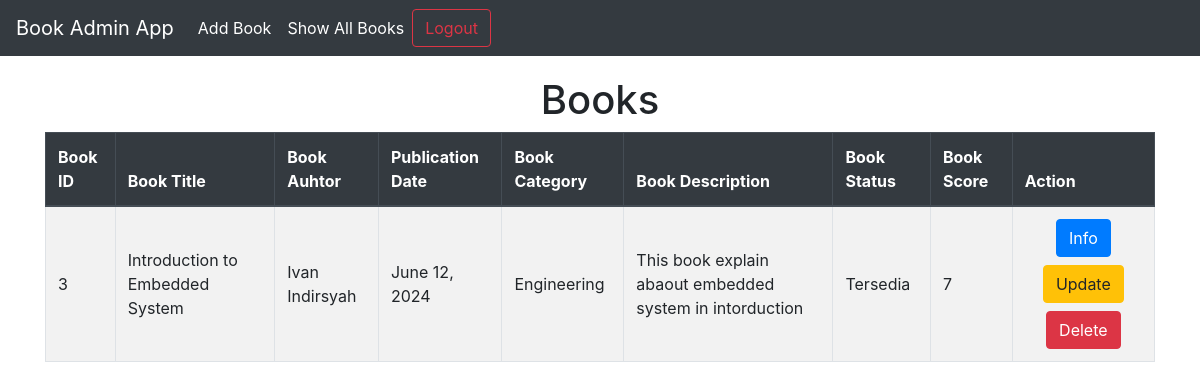
Screenshot of /all-book/ (signed in) with the database file from the repository.
### invApp/models.py (models this page shows, shortened)
class BookModel(models.Model):
    book_id = models.AutoField(primary_key=True)
    book_title = models.CharField(max_length=200, unique=True)
    book_author = models.CharField(max_length=200)
    publication_date = models.DateField()
    book_category = models.CharField(max_length=200)
    book_description = models.CharField(max_length=200)
    book_status = models.CharField(max_length=200)
    book_score = models.IntegerField()

### invApp/views.py (the view)
# urls.py: path('all-book/', views.showAllBook, name='all-book'),
@login_required()
def showAllBook(request):
    allBooks = BookModel.objects.all()
    data ={'allBook':allBooks}
    return render(request, 'bookApp/showAllBook.html', data)

### invApp/templates/bookApp/showAllBook.html
{% extends "bookAPp/layout.html" %} {% block title %} Book List {% endblock %} {% block content %}
<h1 class="text-center">Books</h1>
<table class="table table-bordered table-striped ">
    <thead class="thead-dark">
        <tr>
            <th>Book ID</th>
            <th>Book Title</th>
            <th>Book Auhtor</th>
            <th>Publication Date</th>
            <th>Book Category</th>
            <th>Book Description</th>
            <th>Book Status</th>
            <th>Book Score</th>
            <th>Action</th>
        </tr>
    </thead>
    <tbody>
        {% for book in allBook %}
        <tr>
            <td>{{ book.book_id }} </td>
            <td>{{ book.book_title }} </td>
            <td>{{ book.book_author }} </td>
            <td>{{ book.publication_date }} </td>
            <td>{{ book.book_category }} </td>
            <td>{{ book.book_description }} </td>
            <td>{{ book.book_status }} </td>
            <td>{{ book.book_score }} </td>
            <td class="text-center">
                <a href="{% url 'show-book' book.book_id %}" class="btn btn-primary">Info</a>
                <a href="{% url 'update-book' book.book_id %}" class="btn btn-warning mt-2">Update</a>
                <a href="{% url 'delete-book' book.book_id %}" class="btn btn-danger mt-2">Delete</a>
            </td>
        </tr>
        {% endfor %}
    </tbody>
</table>
{% endblock %}

### invApp/templates/bookApp/layout.html (style rules this page uses)
body { padding-top: 56px; }
.table th, .table td { vertical-align: middle; }

### rows the page displays
BookModel: book_id "3", book_title "Introduction to Embedded System", book_author "Ivan Indirsyah", publication_date "June 12, 2024", book_category "Engineering", book_description "This book explain abaout embedded system in intorduction", book_status "Tersedia", book_score "7"
